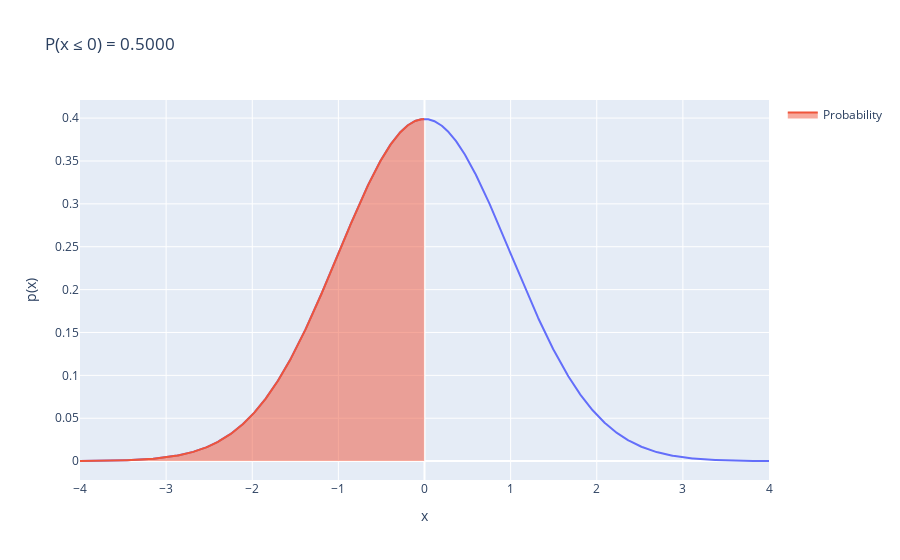

The notebook cell saved with this chart:
### Markdown cell above
## ✍️
Voor een standaard normale verdeling $\mathcal{N}(0, 1^2)$, bereken:
1. $P(x \leq 0)$
2. $P(-1 \leq x \leq 1)$
3. $P(x > 2)$

### Code cell
# Standard normal distribution
std_normal = stats.norm(loc=0, scale=1)

# 1. P(x ≤ 0)
p1 = std_normal.cdf(0)
print(f"1. P(x ≤ 0) = {p1:.4f}")

# 2. P(-1 ≤ x ≤ 1)
p2 = std_normal.cdf(1) - std_normal.cdf(-1)
print(f"2. P(-1 ≤ x ≤ 1) = {p2:.4f} (~68% rule)")

# 3. P(x > 2)
p3 = 1 - std_normal.cdf(2)
print(f"3. P(x > 2) = {p3:.4f}")

# Visualize each probability
x_plot = np.linspace(-4, 4, 1000)
pdf_plot = std_normal.pdf(x_plot)
df = pd.DataFrame({"x": x_plot, "p(x)": pdf_plot})

# 1. P(x ≤ 0)
df_p1 = df[df["x"] <= 0]
fig = px.line(df, x="x", y="p(x)", title=f"P(x ≤ 0) = {p1:.4f}")
fig.add_scatter(x=df_p1["x"], y=df_p1["p(x)"], fill="tozeroy", name="Probability")
fig.show()

# 2. P(-1 ≤ x ≤ 1)
df_p2 = df[(df["x"] >= -1) & (df["x"] <= 1)]
fig = px.line(df, x="x", y="p(x)", title=f"P(-1 ≤ x ≤ 1) = {p2:.4f}")
fig.add_scatter(x=df_p2["x"], y=df_p2["p(x)"], fill="tozeroy", name="Probability")
fig.show()

# 3. P(x > 2)
df_p3 = df[df["x"] > 2]
fig = px.line(df, x="x", y="p(x)", title=f"P(x > 2) = {p3:.4f}")
fig.add_scatter(x=df_p3["x"], y=df_p3["p(x)"], fill="tozeroy", name="Probability")
fig.show()

### Figure 1 — Plotly figure (JSON) as saved in the notebook; plotly's stock layout.template omitted (floating-point values rounded to 4 significant figures; data arrays with more than 128 entries replaced by an {"elided": "..."} marker saying what was removed)
{"data": [{"hovertemplate": "x=%{x}<br>p(x)=%{y}<extra></extra>", "legendgroup": "", "line": {"color": "#636efa", "dash": "solid"}, "marker": {"symbol": "circle"}, "mode": "lines", "name": "", "orientation": "v", "showlegend": false, "type": "scatter", "x": {"elided": "1000 float values"}, "xaxis": "x", "y": {"elided": "1000 float values"}, "yaxis": "y"}, {"fill": "tozeroy", "name": "Probability", "type": "scatter", "x": {"elided": "500 float values"}, "y": {"elided": "500 float values"}}], "layout": {"legend": {"tracegroupgap": 0}, "title": {"text": "P(x ≤ 0) = 0.5000"}, "xaxis": {"anchor": "y", "domain": [0, 1], "title": {"text": "x"}}, "yaxis": {"anchor": "x", "domain": [0, 1], "title": {"text": "p(x)"}}}}
